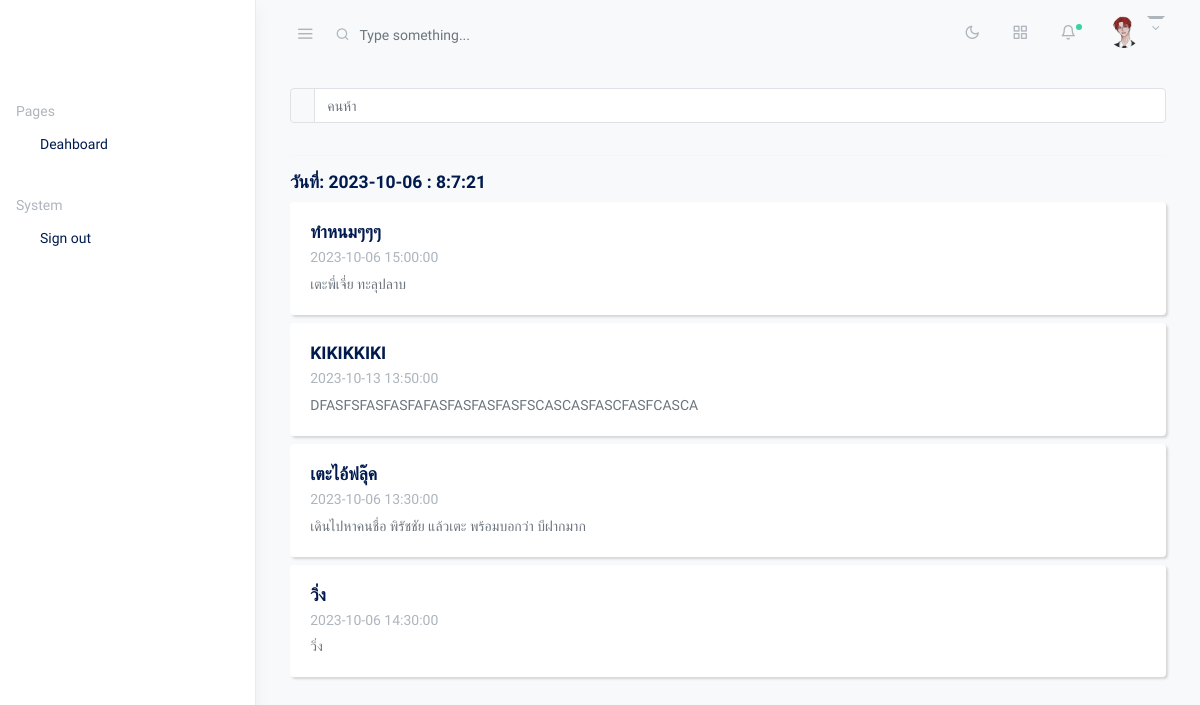
The app's page /page/home.php (signed in) with its own data.
### tables this page shows
CREATE TABLE `user` (
  `ID` int(11) NOT NULL,
  `user_student_id` varchar(20) NOT NULL DEFAULT 'None',
  `user_name` varchar(60) NOT NULL DEFAULT 'None',
  `user_email` varchar(60) NOT NULL DEFAULT 'none@gmail.com',
  `user_password` varchar(255) NOT NULL DEFAULT 'None',
  `user_sex` varchar(120) NOT NULL DEFAULT 'None',
  `user_birthday` varchar(10) NOT NULL DEFAULT 'None',
  `user_role` varchar(30) NOT NULL DEFAULT 'None',
  `user_tel` varchar(10) NOT NULL DEFAULT 'None',
  `user_register` datetime NOT NULL DEFAULT current_timestamp(),
  `user_note` varchar(120) NOT NULL DEFAULT 'None',
  `user_status` int(11) NOT NULL DEFAULT 1,
  `user_img` text NOT NULL DEFAULT 'None'
);

CREATE TABLE `schedul` (
  `ID` int(11) NOT NULL,
  `S_date` date NOT NULL DEFAULT current_timestamp(),
  `S_time` time NOT NULL DEFAULT current_timestamp(),
  `S_endtime` time NOT NULL DEFAULT current_timestamp(),
  `S_deteil` varchar(120) NOT NULL DEFAULT 'None',
  `S_owner` int(11) NOT NULL DEFAULT 0,
  `S_note` varchar(120) NOT NULL DEFAULT 'None'
);

### page/home.php (the view, shortened to what this page needs)
<?php
    require_once '../inc/db.php';
    $sql = "SELECT * FROM user WHERE ID = '".$_SESSION['user_id_db']."'";
    $result = mysqli_query($conn, $sql);
    $row = mysqli_fetch_assoc($result);
    $date = date("Y-m-d");
?>
<!doctype html>
<html lang="en">
<head>
    <link rel="stylesheet" href="../assets/css/simplebar.css">
    <link href="https://kit-pro.fontawesome.com/releases/v6.4.2/css/pro.min.css" rel="stylesheet">
    <link href="https://fonts.cdnfonts.com/css/sf-pro-display?styles=98774,98773,98775,98770,98771,98769"
        rel="stylesheet">
    <link rel="stylesheet" href="../assets/css/feather.css">
    <link rel="stylesheet" href="../assets/css/dataTables.bootstrap4.css">
    <link rel="stylesheet" href="../assets/css/daterangepicker.css">
    <link href="https://cdn.jsdelivr.net/npm/bootstrap@5.2.3/dist/css/bootstrap.min.css" rel="stylesheet">
    <link rel="stylesheet" href="../assets/css/app-light.css" id="lightTheme">
    <link rel="stylesheet" href="../assets/css/app-dark.css" id="darkTheme" disabled>
    <link rel="stylesheet" href="../assets/css/custom.css">
</head>
<body class="vertical light">
    <?php include '../inc/inc/header.php'; ?>
    <?php include '../inc/inc/sidebar.php'; ?>
    <main role="main" class="main-content">
        <div class="container-fluid">
            <div class="row">
                <div class="col-12">
                    <div class="input-group mb-3">
                        <div class="input-group-prepend">
                            <span class="input-group-text" id="basic-addon1"></span>
                        </div>
                        <input type="text" class="form-control" placeholder="คนห้า" aria-label="Username"
                            aria-describedby="basic-addon1">
                    </div>
                </div>
            </div>
            <hr>
            <h5 class="d-inline">วันที่: <?php echo $date ?> : <p class="d-inline" id="_gettime"></p> </h5>
            <div class="row">
                <?php
                    $sql = "SELECT * FROM schedul";
                    $result = mysqli_query($conn, $sql);
                    while($row = mysqli_fetch_assoc($result)){
                        $row["S_date"] = date("Y-m-d", strtotime($row["S_date"]));
                ?>
                <div class="col-12 mt-2">
                    <div class="card" data-bs-toggle="modal" data-bs-target="#card-view-s">
                        <div class="card-body">
                            <h5 class="card-title"><?php echo $row["S_deteil"] ?></h5>
                            <h6 class="card-subtitle mb-2 text-muted"><?php echo $row["S_date"] ?>
                                <?php echo $row["S_time"] ?></h6>
                            <p class="card-text"><?php echo $row["S_note"] ?></p>
                        </div>
                    </div>
                </div>
                <?php } ?>
            </div>
        </div>
    </main>
</body>
</html>

### inc/inc/header.php (shortened to what this page needs)
<nav class="topnav navbar navbar-light">
        <button type="button" class="navbar-toggler text-muted mt-2 p-0 mr-3 collapseSidebar">
          <i class="fe fe-menu navbar-toggler-icon"></i>
        </button>
        <form class="form-inline mr-auto searchform text-muted">
          <input class="form-control mr-sm-2 bg-transparent border-0 pl-4 text-muted" type="search" placeholder="Type something..." aria-label="Search">
        </form>
        <ul class="nav">
          <li class="nav-item">
            <a class="nav-link text-muted my-2" id="modeSwitcher" data-mode="light">
              <i class="fe fe-sun fe-16"></i>
            </a>
          </li>
          <li class="nav-item">
            <a class="nav-link text-muted my-2" href="./#" data-toggle="modal" data-target=".modal-shortcut">
              <span class="fe fe-grid fe-16"></span>
            </a>
          </li>
          <li class="nav-item nav-notif">
            <a class="nav-link text-muted my-2" href="./#" data-toggle="modal" data-target=".modal-notif">
              <span class="fe fe-bell fe-16"></span>
              <span class="dot dot-md bg-success"></span>
            </a>
          </li>
          <li class="nav-item dropdown">
            <a class="nav-link dropdown-toggle text-muted pr-0" href="#" id="navbarDropdownMenuLink" role="button" data-toggle="dropdown" aria-haspopup="true" aria-expanded="false">
              <span class="avatar avatar-sm mt-2">
                <img src="<?php echo $row["user_img"] ?>" alt="..." class="avatar-img rounded-circle">
              </span>
            </a>
          </li>
        </ul>
</nav>

### inc/inc/sidebar.php (shortened to what this page needs)
<aside class="sidebar-left border-right bg-white shadow" id="leftSidebar" data-simplebar>
    <nav class="vertnav navbar navbar-light">
        <link href="https://kit-pro.fontawesome.com/releases/v6.4.2/css/pro.min.css" rel="stylesheet">
        <div class="w-100 mb-4 d-flex">
            <a class="navbar-brand mx-auto mt-2 flex-fill text-center" href="./profile">
            </a>
        </div>
        <p class="text-muted nav-heading mt-4 mb-1">
            <span>Pages</span>
        </p>
        <ul class="navbar-nav flex-fill w-100 mb-2">
            <li class="nav-item w-100">
                <a class="nav-link" href="/app-sport/page/home.php">
                    <span class="ml-3 item-text" style="font-weight:400">Deahboard</span>
                </a>
            </li>
        </ul>
        <p class="text-muted nav-heading mt-4 mb-1">
            <span>System</span>
        </p>
        <ul class="navbar-nav flex-fill w-100 mb-2">
            <li class="nav-item w-100">
                <a class="nav-link" href="../../page/auth/logout">
                    <span class="ml-3 item-text" style="font-weight:400">Sign out</span>
                </a>
            </li>
        </ul>
    </nav>
</aside>

### assets/css/simplebar.css (style rules this page uses)
[data-simplebar] { position: relative; flex-direction: column; flex-wrap: wrap; justify-content: flex-start; align-content: flex-start; align-items: flex-start; }

### assets/css/feather.css (style rules this page uses)
.fe { font-family: "feather" !important; speak: none; font-style: normal; font-weight: normal; font-variant: normal; text-transform: none; line-height: 1; -webkit-font-smoothing: antialiased; -moz-osx-font-smoothing: grayscale; }
.fe-16 { font-size: 16px; }
.fe-bell:before { content: ""; }
.fe-grid:before { content: ""; }
.fe-menu:before { content: ""; }
.fe-sun:before { content: ""; }

### assets/css/custom.css (style rules this page uses)
.card { border: none; box-shadow: rgba(0, 0, 0, 0.15) 1.95px 1.95px 2.6px; }

### records on screen
user: user_img (picture)
schedul: S_deteil "ทำหนมๆๆๆ", S_date "2023-10-06", S_time "15:00:00", S_note "เตะพี่เจี่ย ทะลุปลาบ"
schedul: S_deteil "KIKIKKIKI", S_date "2023-10-13", S_time "13:50:00", S_note "DFASFSFASFASFAFASFASFASFASFSCASCASFASCFASFCASCA"
schedul: S_deteil "เตะไอ้ฟลุ๊ค", S_date "2023-10-06", S_time "13:30:00", S_note "เดินไปหาคนชื่อ พิรัชชัย แล้วเตะ พร้อมบอกว่า บีฝากมาก"
schedul: S_deteil "วิ่ง", S_date "2023-10-06", S_time "14:30:00", S_note "วิ่ง"
